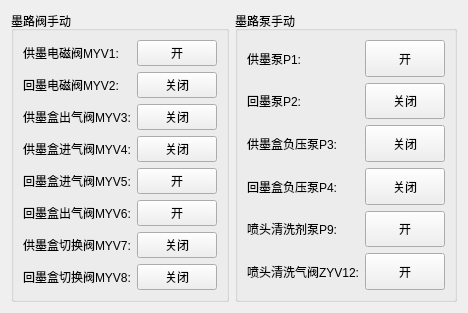
     <widget class="QWidget" name="tab_14">
      <attribute name="title">
       <string>墨路系统</string>
      </attribute>
      <layout class="QVBoxLayout" name="verticalLayout_3">
       <item>
        <layout class="QHBoxLayout" name="horizontalLayout_2">
         <item>
          <widget class="QGroupBox" name="groupBox_13">
           <property name="title">
            <string>墨路阀手动</string>
           </property>
           <layout class="QGridLayout" name="gridLayout_10">
            <item row="0" column="0">
             <layout class="QGridLayout" name="gridLayout_9">
              <item row="0" column="0">
               <widget class="QLabel" name="label_96">
                <property name="text">
                 <string>供墨电磁阀MYV1:</string>
                </property>
               </widget>
              </item>
              <item row="0" column="1">
               <widget class="QPushButton" name="pushButton_23">
                <property name="maximumSize">
                 <size>
                  <width>80</width>
                  <height>40</height>
                 </size>
                </property>
                <property name="text">
                 <string>开</string>
                </property>
               </widget>
              </item>
              <item row="1" column="0">
               <widget class="QLabel" name="label_97">
                <property name="text">
                 <string>回墨电磁阀MYV2:</string>
                </property>
               </widget>
              </item>
              <item row="1" column="1">
               <widget class="QPushButton" name="pushButton_24">
                <property name="maximumSize">
                 <size>
                  <width>80</width>
                  <height>40</height>
                 </size>
                </property>
                <property name="text">
                 <string>关闭</string>
                </property>
               </widget>
              </item>
              <item row="2" column="0">
               <widget class="QLabel" name="label_98">
                <property name="text">
                 <string>供墨盒出气阀MYV3:</string>
                </property>
               </widget>
              </item>
              <item row="2" column="1">
               <widget class="QPushButton" name="pushButton_25">
                <property name="maximumSize">
                 <size>
                  <width>80</width>
                  <height>40</height>
                 </size>
                </property>
                <property name="text">
                 <string>关闭</string>
                </property>
               </widget>
              </item>
              <item row="3" column="0">
               <widget class="QLabel" name="label_99">
                <property name="text">
                 <string>供墨盒进气阀MYV4:</string>
                </property>
               </widget>
              </item>
              <item row="3" column="1">
               <widget class="QPushButton" name="pushButton_26">
                <property name="maximumSize">
                 <size>
                  <width>80</width>
                  <height>40</height>
                 </size>
                </property>
                <property name="text">
                 <string>关闭</string>
                </property>
               </widget>
              </item>
              <item row="4" column="0">
               <widget class="QLabel" name="label_100">
                <property name="text">
                 <string>回墨盒进气阀MYV5:</string>
                </property>
               </widget>
              </item>
              <item row="4" column="1">
               <widget class="QPushButton" name="pushButton_27">
                <property name="maximumSize">
                 <size>
                  <width>80</width>
                  <height>40</height>
                 </size>
                </property>
                <property name="text">
                 <string>开</string>
                </property>
               </widget>
              </item>
              <item row="5" column="0">
               <widget class="QLabel" name="label_101">
                <property name="text">
                 <string>回墨盒出气阀MYV6:</string>
                </property>
               </widget>
              </item>
              <item row="5" column="1">
               <widget class="QPushButton" name="pushButton_28">
                <property name="maximumSize">
                 <size>
                  <width>80</width>
                  <height>40</height>
                 </size>
                </property>
                <property name="text">
                 <string>开</string>
                </property>
               </widget>
              </item>
              <item row="6" column="0">
               <widget class="QLabel" name="label_102">
                <property name="text">
                 <string>供墨盒切换阀MYV7:</string>
                </property>
               </widget>
              </item>
              <item row="6" column="1">
               <widget class="QPushButton" name="pushButton_29">
                <property name="maximumSize">
                 <size>
                  <width>80</width>
                  <height>40</height>
                 </size>
                </property>
                <property name="text">
                 <string>关闭</string>
                </property>
               </widget>
              </item>
              <item row="7" column="0">
               <widget class="QLabel" name="label_103">
                <property name="text">
                 <string>回墨盒切换阀MYV8:</string>
                </property>
               </widget>
              </item>
              <item row="7" column="1">
               <widget class="QPushButton" name="pushButton_30">
                <property name="maximumSize">
                 <size>
                  <width>80</width>
                  <height>40</height>
                 </size>
                </property>
                <property name="text">
                 <string>关闭</string>
                </property>
               </widget>
              </item>
             </layout>
            </item>
           </layout>
          </widget>
         </item>
         <item>
          <widget class="QGroupBox" name="groupBox_14">
           <property name="title">
            <string>墨路泵手动</string>
           </property>
           <layout class="QGridLayout" name="gridLayout_12">
            <item row="0" column="0">
             <layout class="QGridLayout" name="gridLayout_11">
              <item row="0" column="0">
               <widget class="QLabel" name="label_104">
                <property name="text">
                 <string>供墨泵P1:</string>
                </property>
               </widget>
              </item>
              <item row="0" column="1">
               <widget class="QPushButton" name="pushButton_31">
                <property name="maximumSize">
                 <size>
                  <width>80</width>
                  <height>40</height>
                 </size>
                </property>
                <property name="text">
                 <string>开</string>
                </property>
               </widget>
              </item>
              <item row="1" column="0">
               <widget class="QLabel" name="label_105">
                <property name="text">
                 <string>回墨泵P2:</string>
                </property>
               </widget>
              </item>
              <item row="1" column="1">
               <widget class="QPushButton" name="pushButton_32">
                <property name="maximumSize">
                 <size>
                  <width>80</width>
                  <height>40</height>
                 </size>
                </property>
                <property name="text">
                 <string>关闭</string>
                </property>
               </widget>
              </item>
              <item row="2" column="0">
               <widget class="QLabel" name="label_106">
                <property name="text">
                 <string>供墨盒负压泵P3:</string>
                </property>
               </widget>
              </item>
              <item row="2" column="1">
               <widget class="QPushButton" name="pushButton_33">
                <property name="maximumSize">
                 <size>
                  <width>80</width>
                  <height>40</height>
                 </size>
                </property>
                <property name="text">
                 <string>关闭</string>
                </property>
               </widget>
              </item>
              <item row="3" column="0">
               <widget class="QLabel" name="label_107">
                <property name="text">
                 <string>回墨盒负压泵P4:</string>
                </property>
               </widget>
              </item>
              <item row="3" column="1">
               <widget class="QPushButton" name="pushButton_34">
                <property name="maximumSize">
                 <size>
                  <width>80</width>
                  <height>40</height>
                 </size>
                </property>
                <property name="text">
                 <string>关闭</string>
                </property>
               </widget>
              </item>
              <item row="4" column="0">
               <widget class="QLabel" name="label_108">
                <property name="text">
                 <string>喷头清洗剂泵P9:</string>
                </property>
               </widget>
              </item>
              <item row="4" column="1">
               <widget class="QPushButton" name="pushButton_35">
                <property name="maximumSize">
                 <size>
                  <width>80</width>
                  <height>40</height>
                 </size>
                </property>
                <property name="text">
                 <string>开</string>
                </property>
               </widget>
              </item>
              <item row="5" column="0">
               <widget class="QLabel" name="label_109">
                <property name="text">
                 <string>喷头清洗气阀ZYV12:</string>
                </property>
               </widget>
              </item>
              <item row="5" column="1">
               <widget class="QPushButton" name="pushButton_36">
                <property name="maximumSize">
                 <size>
                  <width>80</width>
                  <height>40</height>
                 </size>
                </property>
                <property name="text">
                 <string>开</string>
                </property>
               </widget>
              </item>
             </layout>
            </item>
           </layout>
          </widget>
         </item>
        </layout>
       </item>
      </layout>
     </widget>
